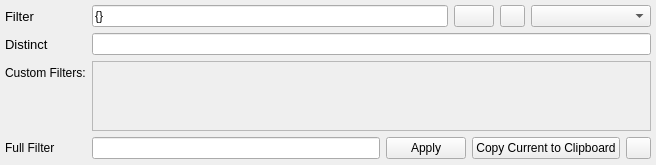
<?xml version="1.0" encoding="UTF-8"?>
<ui version="4.0">
 <class>Form</class>
 <widget class="QWidget" name="Form">
  <property name="geometry">
   <rect>
    <x>0</x>
    <y>0</y>
    <width>656</width>
    <height>141</height>
   </rect>
  </property>
  <property name="windowTitle">
   <string>Form</string>
  </property>
  <layout class="QVBoxLayout" name="verticalLayout_2">
   <property name="leftMargin">
    <number>0</number>
   </property>
   <property name="topMargin">
    <number>0</number>
   </property>
   <property name="rightMargin">
    <number>0</number>
   </property>
   <property name="bottomMargin">
    <number>0</number>
   </property>
   <item alignment="Qt::AlignTop">
    <widget class="QFrame" name="frame">
     <property name="frameShape">
      <enum>QFrame::NoFrame</enum>
     </property>
     <property name="frameShadow">
      <enum>QFrame::Raised</enum>
     </property>
     <layout class="QVBoxLayout" name="verticalLayout_6">
      <property name="leftMargin">
       <number>0</number>
      </property>
      <property name="topMargin">
       <number>0</number>
      </property>
      <property name="rightMargin">
       <number>0</number>
      </property>
      <property name="bottomMargin">
       <number>0</number>
      </property>
      <item>
       <widget class="QFrame" name="frame_3">
        <property name="frameShape">
         <enum>QFrame::NoFrame</enum>
        </property>
        <property name="frameShadow">
         <enum>QFrame::Raised</enum>
        </property>
        <layout class="QHBoxLayout" name="horizontalLayout">
         <property name="leftMargin">
          <number>0</number>
         </property>
         <property name="topMargin">
          <number>0</number>
         </property>
         <property name="rightMargin">
          <number>0</number>
         </property>
         <property name="bottomMargin">
          <number>0</number>
         </property>
         <item>
          <widget class="QFrame" name="frame_5">
           <property name="frameShape">
            <enum>QFrame::NoFrame</enum>
           </property>
           <property name="frameShadow">
            <enum>QFrame::Raised</enum>
           </property>
           <layout class="QVBoxLayout" name="verticalLayout_4">
            <property name="leftMargin">
             <number>0</number>
            </property>
            <property name="topMargin">
             <number>0</number>
            </property>
            <property name="rightMargin">
             <number>0</number>
            </property>
            <property name="bottomMargin">
             <number>0</number>
            </property>
            <item>
             <layout class="QFormLayout" name="formLayout">
              <property name="leftMargin">
               <number>5</number>
              </property>
              <property name="topMargin">
               <number>5</number>
              </property>
              <property name="rightMargin">
               <number>5</number>
              </property>
              <item row="0" column="0">
               <widget class="QLabel" name="label">
                <property name="font">
                 <font>
                  <pointsize>10</pointsize>
                 </font>
                </property>
                <property name="text">
                 <string>Filter</string>
                </property>
               </widget>
              </item>
              <item row="1" column="0">
               <widget class="QLabel" name="label_2">
                <property name="font">
                 <font>
                  <pointsize>10</pointsize>
                 </font>
                </property>
                <property name="text">
                 <string>Distinct</string>
                </property>
               </widget>
              </item>
              <item row="1" column="1">
               <widget class="QLineEdit" name="distinctEdit">
                <property name="minimumSize">
                 <size>
                  <width>0</width>
                  <height>0</height>
                 </size>
                </property>
               </widget>
              </item>
              <item row="2" column="0">
               <widget class="QLabel" name="label_3">
                <property name="text">
                 <string>Custom Filters:</string>
                </property>
               </widget>
              </item>
              <item row="2" column="1">
               <widget class="QScrollArea" name="customFilterScrollArea">
                <property name="maximumSize">
                 <size>
                  <width>16777215</width>
                  <height>100</height>
                 </size>
                </property>
                <property name="widgetResizable">
                 <bool>true</bool>
                </property>
                <property name="alignment">
                 <set>Qt::AlignLeading|Qt::AlignLeft|Qt::AlignTop</set>
                </property>
                <widget class="QWidget" name="customFilterScrollAreaContents">
                 <property name="geometry">
                  <rect>
                   <x>0</x>
                   <y>0</y>
                   <width>565</width>
                   <height>38</height>
                  </rect>
                 </property>
                 <layout class="QVBoxLayout" name="customFilterScrollAreaLayout">
                  <property name="leftMargin">
                   <number>5</number>
                  </property>
                  <property name="topMargin">
                   <number>5</number>
                  </property>
                  <property name="rightMargin">
                   <number>5</number>
                  </property>
                  <property name="bottomMargin">
                   <number>5</number>
                  </property>
                 </layout>
                </widget>
               </widget>
              </item>
              <item row="3" column="0">
               <widget class="QLabel" name="label_4">
                <property name="text">
                 <string>Full Filter</string>
                </property>
               </widget>
              </item>
              <item row="3" column="1">
               <layout class="QHBoxLayout" name="horizontalLayout_5">
                <property name="leftMargin">
                 <number>0</number>
                </property>
                <property name="topMargin">
                 <number>0</number>
                </property>
                <property name="rightMargin">
                 <number>0</number>
                </property>
                <property name="bottomMargin">
                 <number>0</number>
                </property>
                <item>
                 <widget class="QLineEdit" name="fullFilterLineEdit"/>
                </item>
                <item>
                 <widget class="QPushButton" name="fullFilterApplyButton">
                  <property name="text">
                   <string>Apply</string>
                  </property>
                  <property name="icon">
                   <iconset resource="../resource_files/resources.qrc">
                    <normaloff>:/icons/search.png</normaloff>:/icons/search.png</iconset>
                  </property>
                 </widget>
                </item>
                <item>
                 <widget class="QPushButton" name="copyFullSearchToClipboardButton">
                  <property name="text">
                   <string>Copy Current to Clipboard</string>
                  </property>
                  <property name="icon">
                   <iconset resource="../resource_files/resources.qrc">
                    <normaloff>:/icons/copy.png</normaloff>:/icons/copy.png</iconset>
                  </property>
                 </widget>
                </item>
                <item>
                 <widget class="QPushButton" name="saveFilterButton">
                  <property name="maximumSize">
                   <size>
                    <width>25</width>
                    <height>25</height>
                   </size>
                  </property>
                  <property name="text">
                   <string/>
                  </property>
                  <property name="icon">
                   <iconset resource="../resource_files/resources.qrc">
                    <normaloff>:/icons/save.png</normaloff>:/icons/save.png</iconset>
                  </property>
                 </widget>
                </item>
               </layout>
              </item>
              <item row="0" column="1">
               <layout class="QHBoxLayout" name="horizontalLayout_4">
                <item>
                 <widget class="QLineEdit" name="filterEdit">
                  <property name="minimumSize">
                   <size>
                    <width>0</width>
                    <height>0</height>
                   </size>
                  </property>
                  <property name="text">
                   <string>{}</string>
                  </property>
                  <property name="placeholderText">
                   <string/>
                  </property>
                 </widget>
                </item>
                <item alignment="Qt::AlignRight">
                 <widget class="QPushButton" name="findPushButton">
                  <property name="sizePolicy">
                   <sizepolicy hsizetype="Expanding" vsizetype="Expanding">
                    <horstretch>0</horstretch>
                    <verstretch>0</verstretch>
                   </sizepolicy>
                  </property>
                  <property name="minimumSize">
                   <size>
                    <width>0</width>
                    <height>0</height>
                   </size>
                  </property>
                  <property name="maximumSize">
                   <size>
                    <width>199999</width>
                    <height>25</height>
                   </size>
                  </property>
                  <property name="text">
                   <string/>
                  </property>
                  <property name="icon">
                   <iconset resource="../resource_files/resources.qrc">
                    <normaloff>:/icons/search.png</normaloff>:/icons/search.png</iconset>
                  </property>
                 </widget>
                </item>
                <item>
                 <widget class="QPushButton" name="historyButton">
                  <property name="maximumSize">
                   <size>
                    <width>25</width>
                    <height>25</height>
                   </size>
                  </property>
                  <property name="toolTip">
                   <string>Show the search filter history.</string>
                  </property>
                  <property name="text">
                   <string/>
                  </property>
                  <property name="icon">
                   <iconset resource="../resource_files/resources.qrc">
                    <normaloff>:/icons/history.png</normaloff>:/icons/history.png</iconset>
                  </property>
                 </widget>
                </item>
                <item alignment="Qt::AlignRight">
                 <widget class="QComboBox" name="savedFiltersComboBox">
                  <property name="sizePolicy">
                   <sizepolicy hsizetype="Expanding" vsizetype="Fixed">
                    <horstretch>0</horstretch>
                    <verstretch>0</verstretch>
                   </sizepolicy>
                  </property>
                  <property name="minimumSize">
                   <size>
                    <width>120</width>
                    <height>0</height>
                   </size>
                  </property>
                  <property name="contextMenuPolicy">
                   <enum>Qt::CustomContextMenu</enum>
                  </property>
                  <property name="toolTip">
                   <string>Load saved search filter.</string>
                  </property>
                 </widget>
                </item>
               </layout>
              </item>
             </layout>
            </item>
           </layout>
          </widget>
         </item>
        </layout>
       </widget>
      </item>
      <item>
       <widget class="QFrame" name="frame_4">
        <property name="frameShape">
         <enum>QFrame::NoFrame</enum>
        </property>
        <property name="frameShadow">
         <enum>QFrame::Raised</enum>
        </property>
        <layout class="QVBoxLayout" name="verticalLayout_7">
         <property name="leftMargin">
          <number>0</number>
         </property>
         <property name="topMargin">
          <number>0</number>
         </property>
         <property name="rightMargin">
          <number>0</number>
         </property>
         <property name="bottomMargin">
          <number>0</number>
         </property>
        </layout>
       </widget>
      </item>
     </layout>
    </widget>
   </item>
  </layout>
 </widget>
 <resources>
  <include location="../resource_files/resources.qrc"/>
 </resources>
 <connections/>
</ui>
